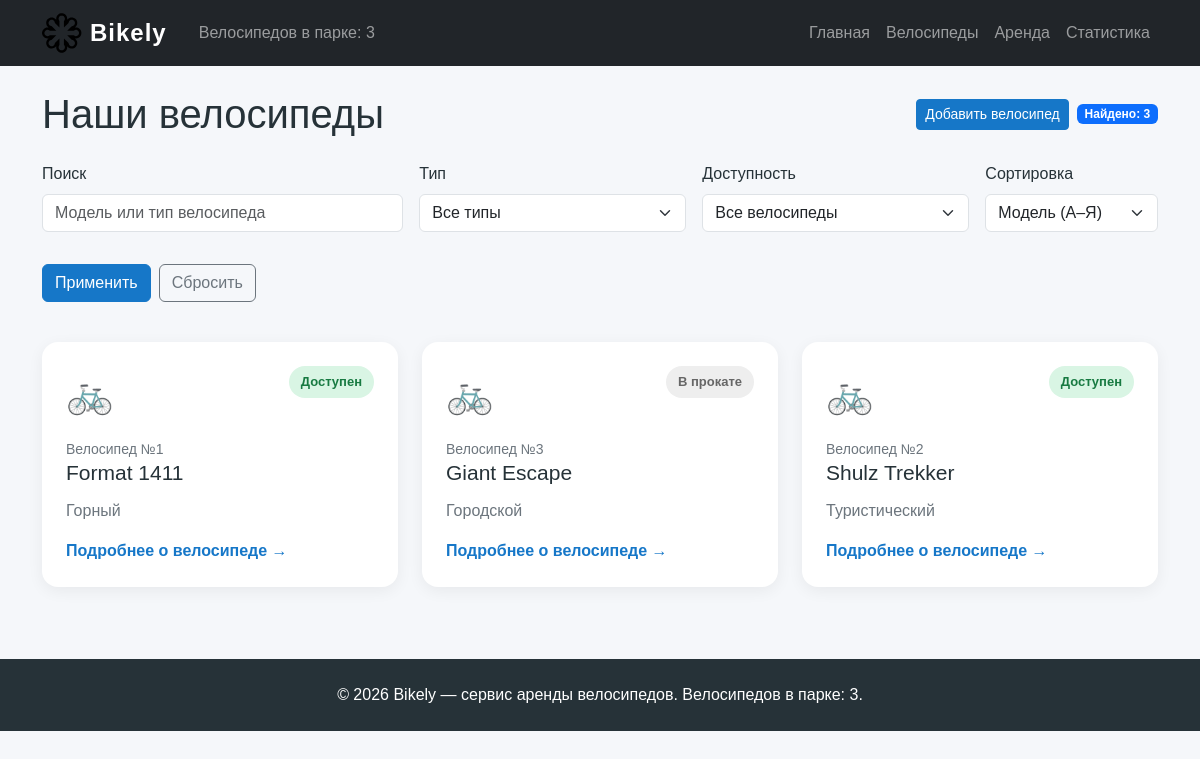
The app's page /bikes/, older data.
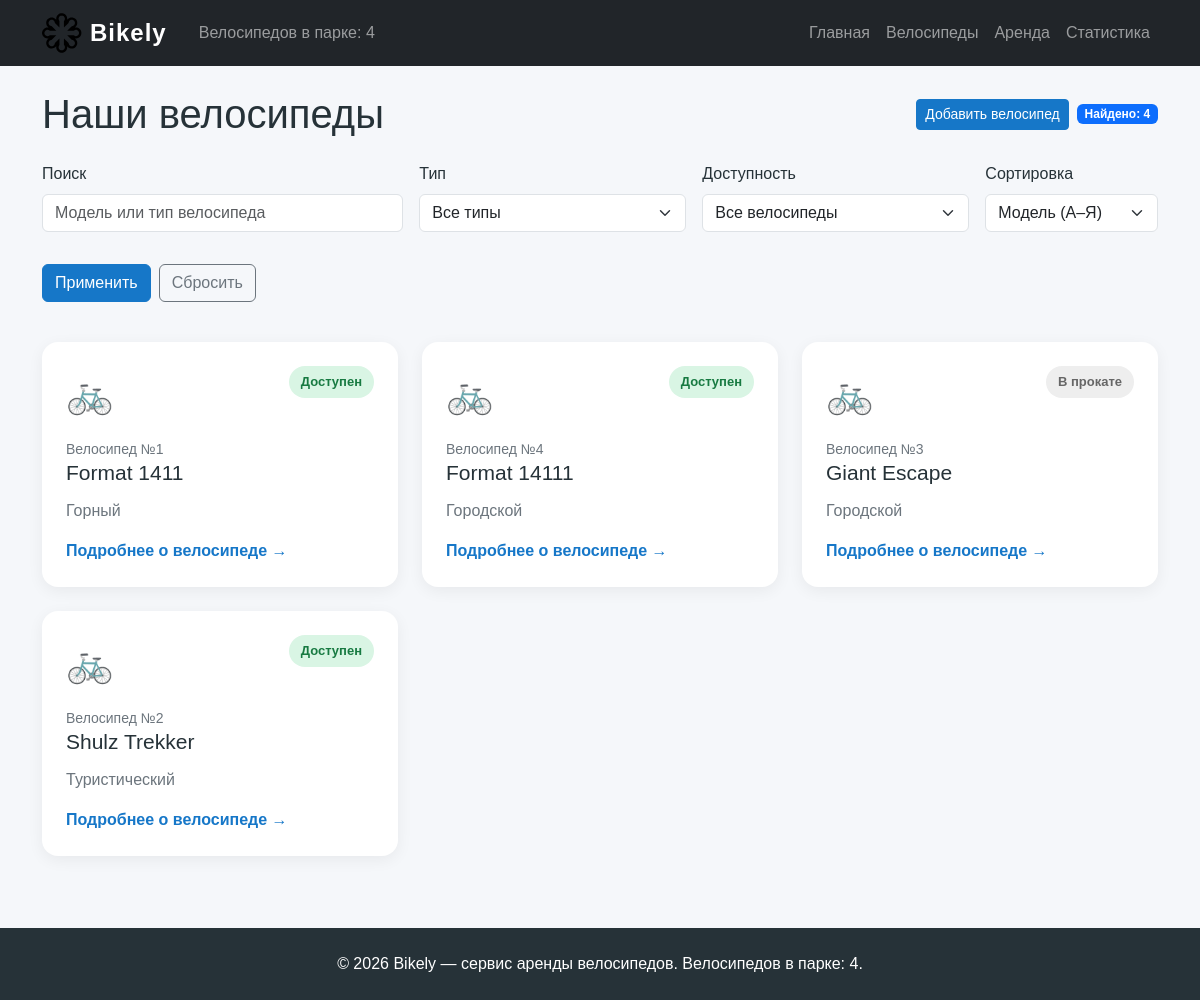
The same page, newer data.
### web_bikes/models.py (models this page shows, shortened)
class Bike(models.Model):
    class Type(models.TextChoices):
        MOUNTAIN = "Mountain", "Горный"
        TOURING = "Touring", "Туристический"
        URBAN = "Urban", "Городской"
        CHILD = "Child", "Детский"
    model = models.CharField(
        max_length=200,
        verbose_name="Модель",
        help_text="Например: «Format 1411».",
    )
    type = models.CharField(
        max_length=50,
        choices=Type.choices,
        verbose_name="Тип",
        help_text="Тип определяет назначение велосипеда.",
    )
    is_available = models.BooleanField(
        default=True,
        verbose_name="Доступен для аренды",
        help_text="Снимите флажок, когда велосипед выдан клиенту.",
    )
    image = models.FileField(
        upload_to="bikes/",
        blank=True,
        validators=[validate_bike_image],
        verbose_name="Изображение",
        help_text=(
            "Фотография велосипеда в формате JPEG, PNG или WebP "
            "размером до 5 МБ."
        ),
    )
    slug = models.SlugField(
        max_length=255,
        unique=True,
        editable=False,
        verbose_name="URL-идентификатор",
    )
    objects = BikeQuerySet.as_manager()
    def get_absolute_url(self):
        return reverse("web_bikes:detail", kwargs={"slug": self.slug})
    class Meta:
        ordering = ["model"]
        verbose_name = "Велосипед"
        verbose_name_plural = "Велосипеды"

### web_bikes/views.py (the view)
# urls.py: path("", views.bikes_list_view, name="list"),
def bikes_list_view(request):
    form = BikeFilterForm(request.GET or None)
    if form.is_bound and form.is_valid():
        search = form.cleaned_data["search"].strip()
        selected_type = form.cleaned_data["type"]
        availability = form.cleaned_data["availability"] or "all"
        sort = form.cleaned_data["sort"] or DEFAULT_SORT
    else:
        search = ""
        selected_type = ""
        availability = "all"
        sort = DEFAULT_SORT
    bikes = Bike.objects.with_rental_stats()
    if search:
        bikes = bikes.filter(
            Q(model__icontains=search) | Q(type__icontains=search)
        )
    type_labels = dict(Bike.Type.choices)
    if selected_type in type_labels:
        bikes = bikes.filter(type=selected_type)
        selected_type_label = type_labels[selected_type]
    else:
        selected_type = ""
        selected_type_label = ""
    if availability == "available":
        bikes = bikes.available()
    elif availability == "rented":
        bikes = bikes.exclude(is_available=True)
    else:
        availability = "all"
    if sort not in SORT_FIELDS:
        sort = DEFAULT_SORT
    bikes = bikes.order_by(*SORT_FIELDS[sort])
    stations = Station.objects.with_rental_stats()
    context = {
        "bikes": bikes,
        "stations": stations,
        "form": form,
        "search": search,
        "selected_type": selected_type,
        "selected_type_label": selected_type_label,
        "availability": availability,
        "sort": sort,
    }
    return render(request, "web_bikes/bike_list.html", context)

### web_bikes/forms.py
class BikeFilterForm(forms.Form):
    search = forms.CharField(
        required=False,
        label="Поиск",
        widget=forms.TextInput(
            attrs={
                "class": "form-control",
                "placeholder": "Модель или тип велосипеда",
            }
        ),
    )
    type = forms.ChoiceField(
        required=False,
        label="Тип",
        choices=BIKE_TYPE_CHOICES,
        widget=forms.Select(attrs={"class": "form-select"}),
    )
    availability = forms.ChoiceField(
        required=False,
        label="Доступность",
        choices=AVAILABILITY_CHOICES,
        initial="all",
        widget=forms.Select(attrs={"class": "form-select"}),
    )
    sort = forms.ChoiceField(
        required=False,
        label="Сортировка",
        choices=SORT_CHOICES,
        initial=DEFAULT_SORT,
        widget=forms.Select(attrs={"class": "form-select"}),
    )

### web_bikes/templates/web_bikes/bike_list.html (shortened to what this page needs)
{% extends "base.html" %}
{% block content %}
<div class="d-flex flex-wrap justify-content-between align-items-center gap-2 mb-4">
    <h1 class="mb-0">Наши велосипеды</h1>
    <div class="d-flex flex-wrap align-items-center gap-2">
        <a class="btn btn-primary btn-sm"
           href="{% url 'web_bikes:create' %}">
            Добавить велосипед
        </a>
        <span class="badge bg-primary">
            Найдено: {{ bikes|length }}
        </span>
    </div>
</div>
<form method="get" action="{% url 'web_bikes:list' %}" class="row g-3 mb-4">
    <div class="col-md-4">
        {% include "includes/form_field.html" with field=form.search %}
    </div>
    <div class="col-md-3">
        {% include "includes/form_field.html" with field=form.type %}
    </div>
    <div class="col-md-3">
        {% include "includes/form_field.html" with field=form.availability %}
    </div>
    <div class="col-md-2">
        {% include "includes/form_field.html" with field=form.sort %}
    </div>
    <div class="col-12 d-flex gap-2 mb-3">
        <button class="btn btn-primary" type="submit">Применить</button>
        <a href="{% url 'web_bikes:list' %}" class="btn btn-outline-secondary">
            Сбросить
        </a>
    </div>
</form>
{% if bikes %}
    <div class="row g-4">
        {% for bike in bikes %}
            {% include "web_bikes/includes/bike_card.html" with bike=bike %}
        {% endfor %}
    </div>
{% else %}
    <div class="alert alert-warning">
        По заданным условиям велосипеды не найдены.
        <a href="{% url 'web_bikes:list' %}">Сбросить фильтры</a>.
    </div>
{% endif %}
{% endblock %}

### web_bikes/templates/web_bikes/includes/bike_card.html
<div class="col-md-6 col-lg-4">
    <article class="data-card h-100">
        <div class="d-flex justify-content-between align-items-start gap-2">
            {% if bike.image %}
                <img src="{{ bike.image.url }}"
                     alt="Фото {{ bike.model }}"
                     class="bike-photo bike-card-photo">
            {% else %}
                <span class="bike-icon">🚲</span>
            {% endif %}
            {% if bike.is_available %}
                <span class="status status-active">Доступен</span>
            {% else %}
                <span class="status status-muted">В прокате</span>
            {% endif %}
        </div>
        <div class="mt-3">
            <div class="small text-secondary">
                Велосипед №{{ bike.id }}
            </div>
            <h3>{{ bike.model|default:"Модель не указана" }}</h3>
            <p class="text-secondary mb-3">
                {{ bike.get_type_display|default:"Тип не указан" }}
            </p>
            <a class="text-link" href="{{ bike.get_absolute_url }}">
                Подробнее о велосипеде →
            </a>
        </div>
    </article>
</div>

Row changes from the older to the newer data that the page shows:
added Bike: is_available "Доступен", id "4", model "Format 14111", type "Городской"
Text that changed along with them:
{{ bikes_count }}: "3" → "4"
{{ bikes|length }}: "3" → "4"
